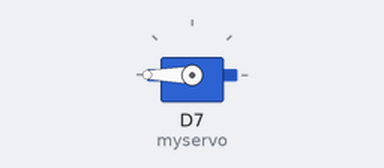
Recording of a program running on a simulated ESP8266 (NodeMCU). Parts: servo.

Above: at 0.05 s.
At 3.95 s:
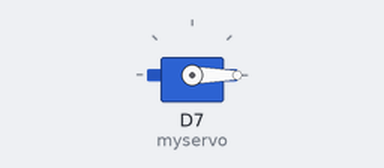
Timing chart, 0 to 7.8 s (numbered marks = the images above):
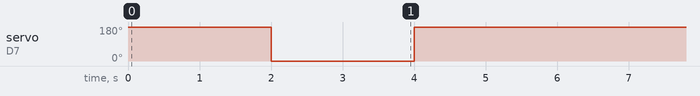

Measured:
- by itself, servo on D7 (myservo): alternates 180° for 4.0 s and 0° for 2.0 s

The program:

main.cpp
```cpp
#include <Arduino.h>
#include <Servo.h>

// deklarasi objek servo
Servo myservo;

void setup() {
  // fungsi untuk menghubungkan servo pada pin arduino.
  myservo.attach(D7);
}

// perulangan yang digunakan untuk menggerakan servo
void loop() {
  // fungsi yang menggerakan servo dari posisi 0 derajat ke 180 derajat dan kembali ke 0 derajat secara bertahap.
  // for(int pos = 0; pos<=180; pos++){
  //   myservo.write(pos);
  //   delay(10);
  // }
  // for(int pos=180; pos>=0; pos--){
  //   myservo.write(pos);
  //   delay(10);
  // }

  // fungsi yang menggerakan servo dari posisi 180 derajat ke 0 derajat dan kembali ke 180 derajat, dengan jeda 2 detik pada setiap posisi.
  myservo.write(180);
  delay(2000);
  myservo.write(0);
  delay(2000);
  myservo.write(180);
  delay(2000);
}
```
